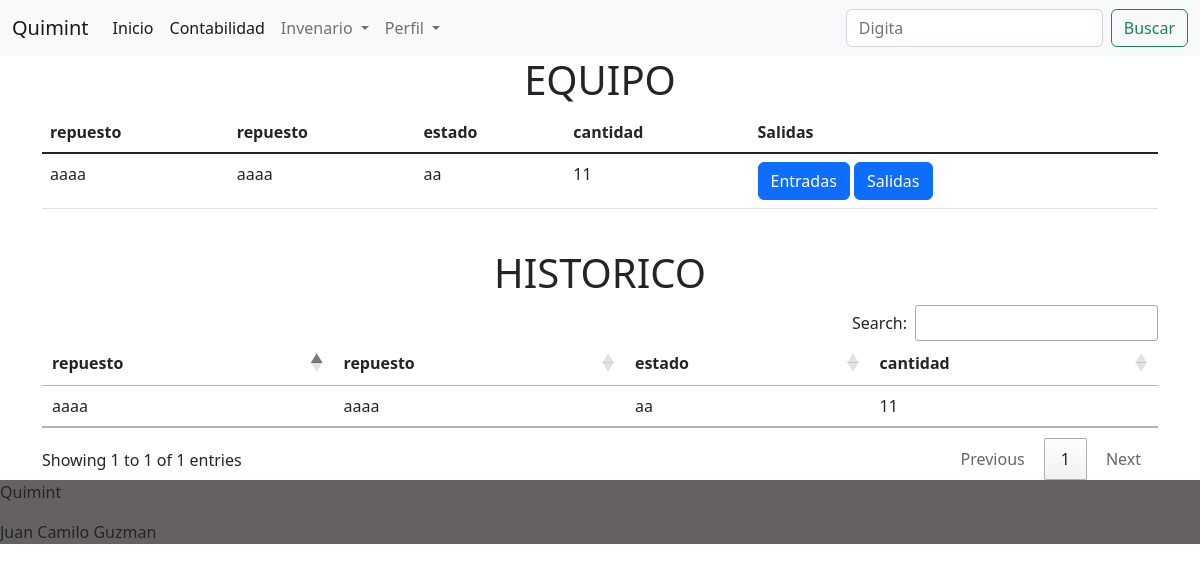
The page /equipo/1 on the database as committed earlier.
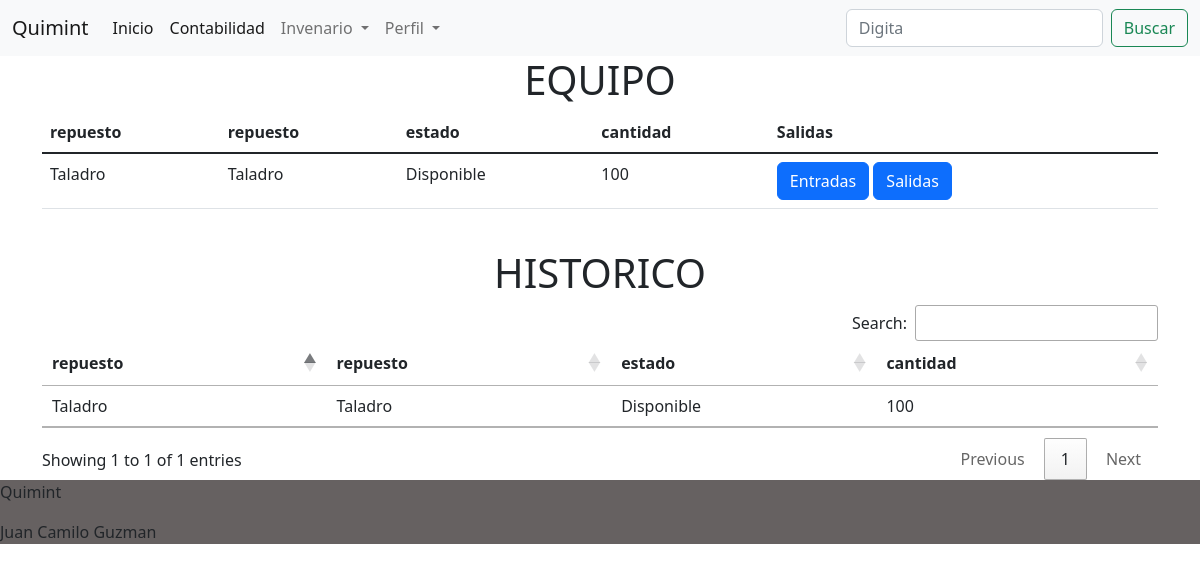
The same page on the database as committed later.
### principal/models.py (models this page shows, shortened)
class Equipos(models.Model):
    id = models.AutoField(primary_key=True)
    fecha = models.DateTimeField(default=timezone.now)
    repuesto = models.CharField(max_length=20)
    referencia = models.CharField(max_length=20)
    estado = models.CharField(max_length=20, null=True, choices=ESTADOS, default='Disponible')
    cantidad = models.IntegerField()
    entrada = models.CharField(max_length=20)
    salida = models.CharField(max_length=20)
    ocupacionenArea = models.CharField(max_length=20, null=True, choices=AREA, default='Linea Sulfurico')
    especificaciones = models.CharField(max_length=20)
    imagenE = models.ImageField(upload_to="equipos", null= True)
    categoria = models.ForeignKey(Categorias, on_delete=models.CASCADE)
    marca = models.CharField(max_length=20)
    valorU = models.FloatField(max_length=20)
    costo = models.FloatField(max_length=20)

### principal/views.py (the view, shortened to what this page needs)
# urls.py: path('equipo/<int:id>', views.mostrarEquipo, name='equipo'),
def mostrarEquipo(request, id):
    equipo = Equipos.objects.get(id=id)
    if request.method == 'GET':
        form = formEquipos(instance=equipo)
        data={
            'equipo':equipo,
            'form': form,
            'id': id
        }
        return render(request, 'pages/equipo.html',data)

### principal/forms.py
class formEquipos(forms.ModelForm):
    class Meta:
        model = Equipos
        fields = "__all__"

### principal/templates/pages/equipo.html (shortened to what this page needs)
{%extends 'index.html'%}
{%block header%}
     {%include 'components/header.html'%}
{%endblock%}
{% load crispy_forms_tags %}
{%block contenido%}
  <div class="container">
    <div class="equipo">
        <h1 style="text-align:center;">EQUIPO</h1>
        <table class="table table-hover">
            <thead>
                <tr>
                    <th>repuesto</th>
                    <th>repuesto</th>
                    <th>estado</th>
                    <th>cantidad</th>
                    <th>Salidas</th>
                </tr>
            </thead>
            <tbody>
                <tr>
                    <td>{{equipo.repuesto}}</td>
                    <td>{{equipo.repuesto}}</td>
                    <td>{{equipo.estado}}</td>
                    <td>{{equipo.cantidad}}</td>
                    <td>
                        <button type="button" class="btn btn-primary" data-bs-toggle="modal" data-bs-target="#entradas">
                            Entradas
                        </button>
                        <button type="button" class="btn btn-primary" data-bs-toggle="modal" data-bs-target="#salidas">
                            Salidas
                        </button>
                    </td>
                </tr>
            </tbody>
        </table>
    </div>
    <br>
    <div class="historico">
        <h1 style="text-align:center;">HISTORICO</h1>
        <table id="tblEquipos" class="table table-hover" style="width:100%">
            <thead>
                <tr>
                    <th>repuesto</th>
                    <th>repuesto</th>
                    <th>estado</th>
                    <th>cantidad</th>
                </tr>
            </thead>
            <tbody>
                <tr>
                    <td>{{equipo.repuesto}}</td>
                    <td>{{equipo.repuesto}}</td>
                    <td>{{equipo.estado}}</td>
                    <td>{{equipo.cantidad}}</td>
                </tr>
            </tbody>
        </table>
    </div>
  </div>
{%endblock%}
{%block footer%}
     {% include 'components/footer.html'%}
{%endblock%}

Rows that differ between the two databases and show on the page:
changed Equipos: repuesto "aaaa" → "Taladro"; estado "aa" → "Disponible"; cantidad "11" → "100"
